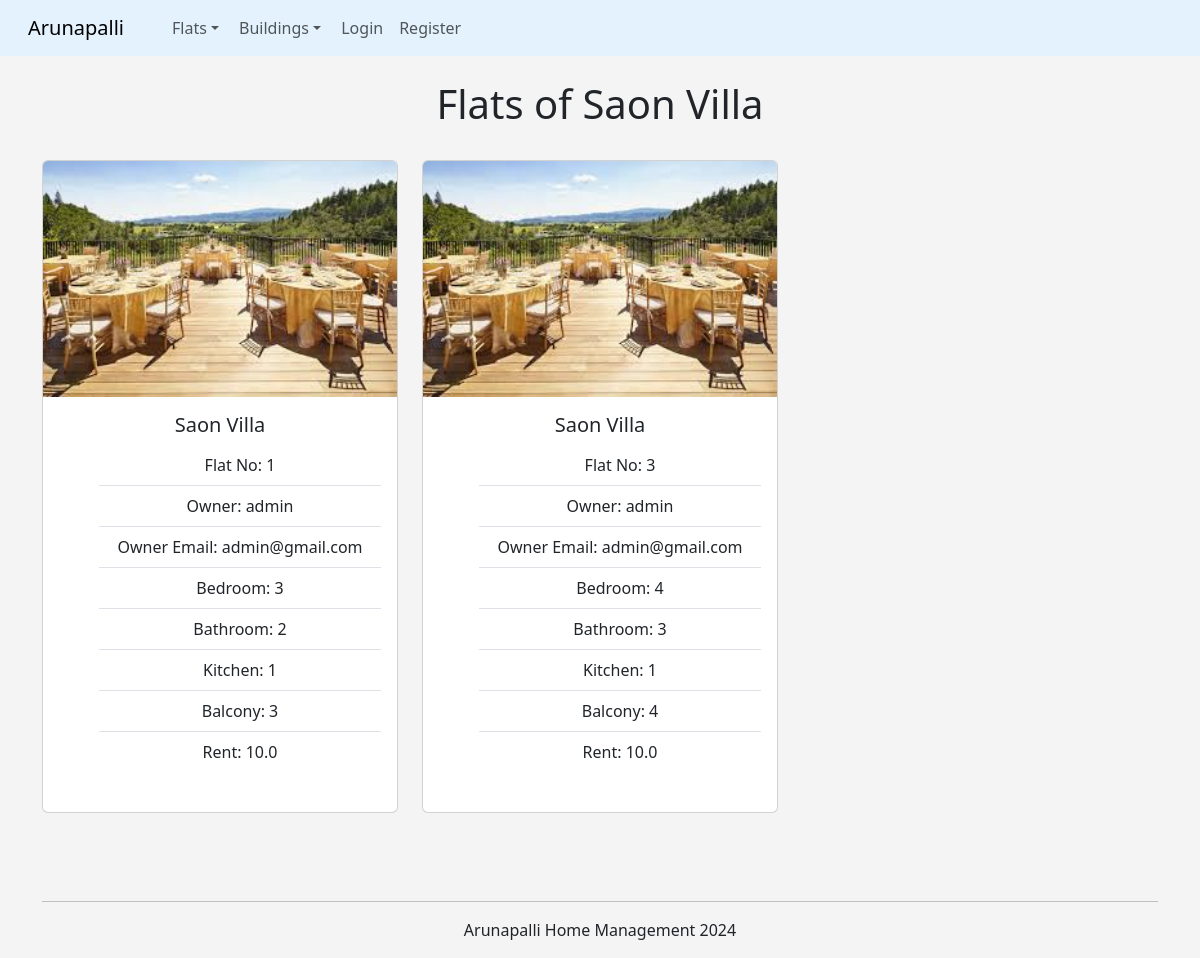
/show_flats/1, run on the app's committed database.
### tenant/models.py (models this page shows, shortened)
class Building(models.Model):
    name = models.CharField(max_length=100)
    Location = models.CharField(max_length=100)
    District = models.CharField(max_length=100)
    post_code = models.CharField(max_length=10)
    total_flat = models.IntegerField()
    owner = models.ForeignKey(User, on_delete=models.CASCADE)
    building_image = models.ImageField(upload_to='images/', blank=True, null=True)
    def __str__(self):
        return self.name

class Flat(models.Model):
    number = models.CharField(max_length=10)
    owner = models.ForeignKey(User, on_delete=models.CASCADE)
    building = models.ForeignKey(Building, on_delete=models.CASCADE)
    bedroom = models.IntegerField()
    washroom = models.IntegerField()
    kitchen = models.IntegerField()
    balcony = models.IntegerField()
    flat_area = models.FloatField()
    tenant = models.ForeignKey(User, on_delete=models.CASCADE, blank=True, null=True, related_name='tenant_flat')
    rent = models.FloatField()

### tenant/views.py (the view)
# urls.py: path('show_flats/<int:id>', views.show_flats, name='show-flats'),
def show_flats(request, id):
    flats = Flat.objects.filter(building=id)
    building = Building.objects.get(id=id)
    return render(request, 'tenants/show_flats.html', {'flats': flats, 'building': building})

### tenant/templates/tenants/show_flats.html
{% extends "tenants/base.html" %}
{% block content %}
<center>
    <h1>Flats of {{ building.name }}</h1>
    <br>
    <div class="row row-cols-1 row-cols-md-3 g-4">
        {% for flat in flats %}
        <div class="col mb-4">
          <div class="card mb-4">
            <img src="{{ flat.building.building_image.url }}" class="card-img-top" alt="building_image">
            <div class="card-body">
              <h5 class="card-title">{{ flat.building }}</h5>
              <ul class="list-group list-group-flush">
                <li class="list-group-item">Flat No: {{ flat.number }}</li>
                <li class="list-group-item">Owner: {{ flat.owner }}</li>
                <li class="list-group-item">Owner Email: {{ flat.owner.email }}</li>
                <li class="list-group-item">Bedroom: {{ flat.bedroom }}</li>
                <li class="list-group-item">Bathroom: {{ flat.washroom }}</li>
                <li class="list-group-item">Kitchen: {{ flat.kitchen }}</li>
                <li class="list-group-item">Balcony: {{ flat.balcony }}</li>
                <li class="list-group-item">Rent: {{ flat.rent }} </li>
            </div>
            <br>
          </div>
        </div>
        <br>
        {% endfor %}
      </div>
{% endblock %}

### tenant/templates/tenants/base.html (style rules this page uses)
body { background-color: #f4f4f4; }

### data on the page
Building: name "Saon Villa"
Flat: building.building_image (picture), building "Saon Villa", number "1", owner "admin", owner.email "admin@gmail.com", bedroom "3", washroom "2", kitchen "1", balcony "3", rent "10.0"
Flat: building.building_image (picture), building "Saon Villa", number "3", owner "admin", owner.email "admin@gmail.com", bedroom "4", washroom "3", kitchen "1", balcony "4", rent "10.0"
